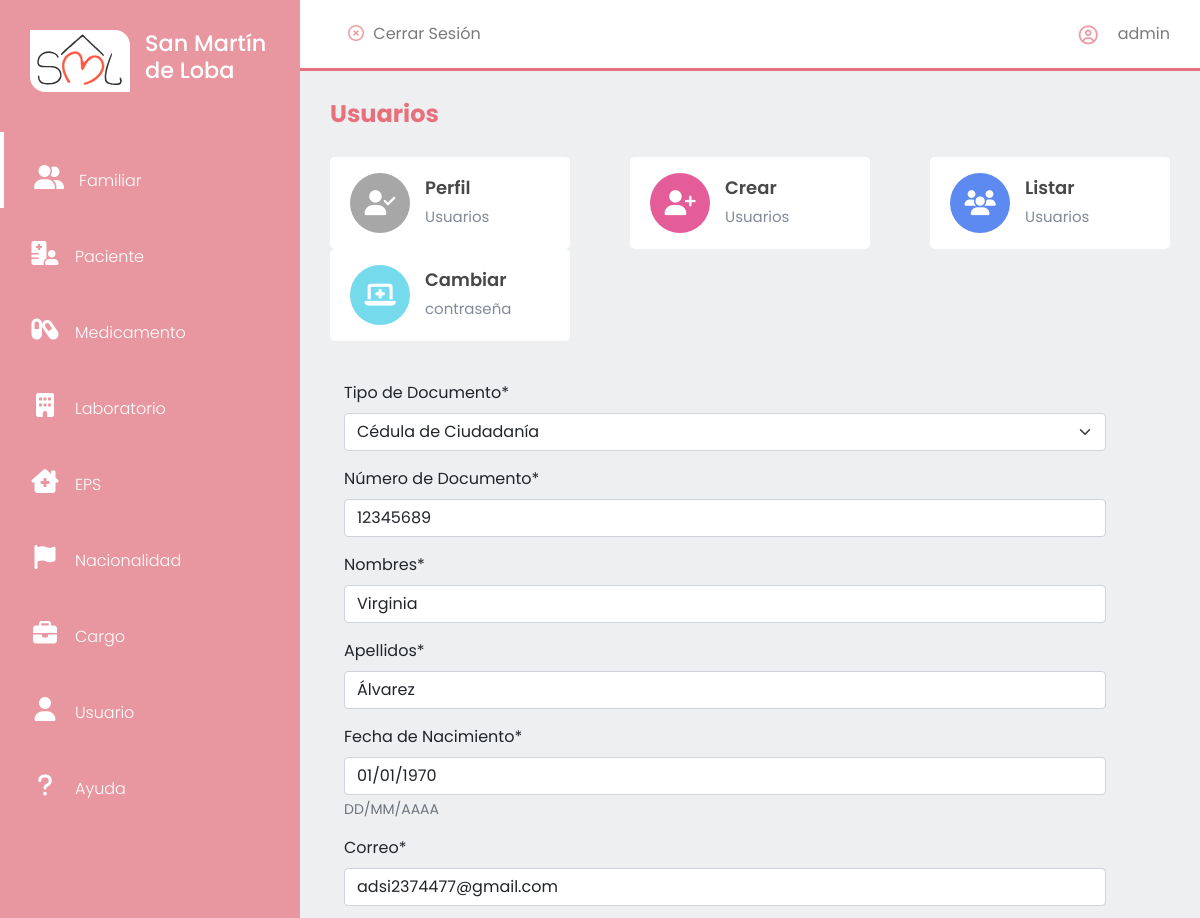
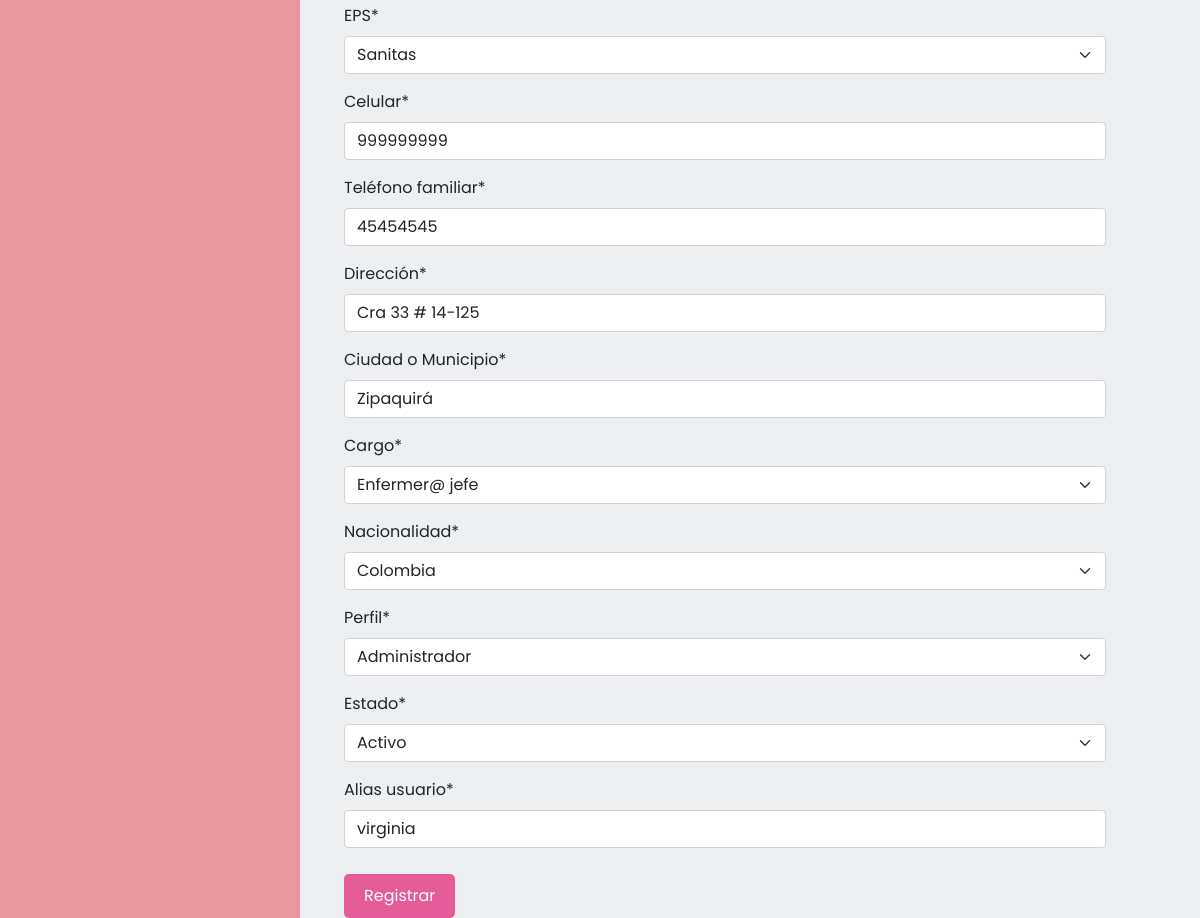
The app's page /usuarios/editar/1/ (signed in) with its own data (2 pictures, top to bottom).
### usuarios/models.py (models this page shows, shortened)
class Usuario(models.Model):
    class TipoDocumento(models.TextChoices):
        CC = 'C.C', _('Cédula de Ciudadanía')
        CE = 'C.E', _('Cédula de Extranjería')
        PS = 'PST', _('Pasaporte')
        TI = 'T.I', _('Tarjeta de Identidad')
        OT = 'Otro', _('Otro tipo de Documento')
    tipoDocumento = models.CharField(max_length = 4, choices = TipoDocumento.choices, default = TipoDocumento.CC, verbose_name = "Tipo de Documento")
    numDocumento = models.CharField(max_length = 50, unique = True, verbose_name = "Número de Documento")
    nombres = models.CharField(max_length = 60, verbose_name = "Nombres")
    apellidos = models.CharField(max_length = 60, verbose_name = "Apellidos")
    foto = models.ImageField(upload_to = 'images/', blank = True, default = 'images/default.png')
    fecha_nacimiento = models.DateField(verbose_name = "Fecha de Nacimiento", help_text = u"DD/MM/AAAA")
    correo = models.CharField(max_length = 60, unique = True, verbose_name = "Correo")
    eps = models.ForeignKey(Eps, on_delete = models.CASCADE, null = True, blank = False, verbose_name = 'EPS')
    celular = models.CharField(max_length = 20, verbose_name = "Celular")
    telefono_familiar = models.CharField(max_length = 20, verbose_name = "Teléfono familiar")
    direccion = models.CharField(max_length = 70, verbose_name = "Dirección")
    ciudad = models.CharField(max_length = 60, null = True, blank = False, verbose_name = 'Ciudad o Municipio')
    cargo = models.ForeignKey(Cargo, on_delete = models.CASCADE, null = True, blank = False, verbose_name = 'Cargo')
    nacionalidad = models.ForeignKey(Nacionalidad, on_delete = models.CASCADE, null = True, blank = False, verbose_name = 'Nacionalidad')
    class Perfil(models.TextChoices):
        ADMIN = 'admin', _('Administrador')
        USER = 'usuario', _('Usuario')
    perfil = models.CharField(max_length = 7, choices = Perfil.choices, default = Perfil.USER, null = True, blank = False, verbose_name = 'Perfil')
    class Estado(models.TextChoices):
        ACTIVO = '1', _('Activo')
        INACTIVO = '0', _('Inactivo')
    estado = models.CharField(max_length = 1, choices = Estado.choices, default = Estado.ACTIVO, verbose_name = "Estado")
    alias = models.CharField(max_length = 15, unique = True, null = True, blank = False, verbose_name = 'Alias usuario')
    user = models.ForeignKey(User, on_delete = models.CASCADE, null = True, blank = False)
    fechaCreacion = models.DateField(verbose_name = 'Fecha de Creación', null = True, blank = False, default = datetime.date.today)

### usuarios/views.py (the view)
# urls.py: path('editar/<int:pk>/', usuarios_editar, name = "usuarios-editar"),
@login_required
def usuarios_editar(request, pk):
    titulo = "Usuarios"
    usuario = Usuario.objects.get(id = pk)
    if request.method == "POST":
        form = UsuarioForm(request.POST, instance = usuario)
        if form.is_valid():
            form.save()
            messages.success(request, 'Usuario editado correctamente')
            return redirect('usuarios')
        else:
            print("Error al guardar")
    else:
        form = UsuarioForm(instance = usuario)
    context = {
        'titulo': titulo,
        'form': form,
        'url': '../../',
        'urlCrear': '../',
        'urlListar': '../../listar/'
    }
    return render(request, 'usuarios/usuarios-crear.html', context)

### usuarios/forms.py
class UsuarioForm(ModelForm):
    class Meta:
        model = Usuario
        exclude = ['user', 'foto', 'fechaCreacion']

### cargo/models.py (called while the page is built)
    def __str__(self)->str:
        return '%s' %(self.nombre)

### eps/models.py (called while the page is built)
    def __str__(self)->str:
        return '%s' %(self.nombre)

### nacionalidad/models.py (called while the page is built)
    def __str__(self)->str:
        return "%s" %(self.nombre)

### base/templates/usuarios/usuarios-crear.html (shortened to what this page needs)
{% extends 'partials/app.html' %}
{% load crispy_forms_tags %}
{% load static %}
{% block contenido %}
    {% include 'partials/sidebar.html' %}
    <section id="interface">
        {% if request.user.username == 'virginia' or request.user.username == 'admin'%}
        {% include 'partials/nav-app.html' %}
        <div class="container form">
            <form action="" method="POST" enctype="multipart/form-data">
                {{form|crispy}}
                <div>
                    <input type="submit" value="Registrar" class="btn-crear" id="btn-crear">
                </div>
            </form>
        </div>
        {% endif %}
    </section>
{% endblock contenido %}

### base/templates/partials/nav-app.html (shortened to what this page needs)
{% load static %}
<div class="navigation">
    <div class="n1">
        <div class="btn salir"><i class="far fa-times-circle"></i></i>
            <a href="{% url 'cerrarSesion' %}">Cerrar Sesión</a>
        </div>
    </div>
    <div class="profile">
        <i class="far fa-user-circle" style="color: rgba(230, 113, 124, .7);"></i>
        <span>{{ request.user.username }}</span>
    </div>
</div>
<h3 class="i-name">
    {{titulo}}
</h3>
<div class="values">
    <a class="vinculos" href="{{url}}">
        <div class="val-box">
            <i id="v1" class="fas fa-user-check"></i>
            <div>
                <h3>Perfil</h3>
                <span>{{titulo}}</span>
            </div>
        </div>
    </a>
    <a class="vinculos" href="{{urlCrear}}">
        <div class="val-box">
            <i id="v3" class="fas fa-user-plus"></i>
            <div>
                <h3>Crear</h3>
                <span>{{titulo}}</span>
            </div>
        </div>
    </a>
    <a class="vinculos" href="{{urlListar}}">
        <div class="val-box">
            <i id="v2" class="fas fa-users"></i>
            <div>
                <h3>Listar</h3>
                <span>{{titulo}}</span>
            </div>
        </div>
    </a>
    <a class="vinculos" href="{% url 'password_change' %}">
        <div class="val-box">
            <i id="v4" class="fas fa-laptop-medical"></i>
            <div>
                <h3>Cambiar</h3>
                <span>contraseña</span>
            </div>
        </div>
    </a>
</div>

### static/css/usuario.css (style rules this page uses)
* { margin: 0; padding: 0; box-sizing: border-box; font-family: 'Poppins', sans-serif; }
body { width: 100%; background: #eeeff1 !important; position: relative; display: flex; }
#interface { width: calc(100% - 300px); margin-left: 300px; position: relative; }
#interface .navigation { display: flex; align-items: center; justify-content: space-between; background: #fff; padding: 15px 30px; border-bottom: 3px solid #e6717c; position: fixed; width: calc(100% - 300px); z-index: 1; }
.salir i { margin: 0 5px; color:rgba(230, 113, 124, .7); }
.salir a { color: #7a7a7a; text-decoration: none; }
#interface .navigation .profile { display: flex; justify-content: flex-start; align-items: center; }
#interface .navigation .profile i { margin-right: 20px; font-size: 19px; font-weight: 400; }
#interface .navigation .profile span { color: #7a7a7a; }
.n1 { display: flex; justify-content: flex-start; align-items: center; }
.i-name { color: #e6717c; padding: 30px 30px 0 30px; font-size: 24px; font-weight: 700; margin-top: 70px; }
.vinculos { text-decoration: none; color: #000; }
.values { padding: 20px 30px; display: flex; justify-content: space-between; align-items: center; flex-wrap: wrap; }
.values .val-box { background: #fff; width: 240px; padding: 16px 20px; border-radius: 5px; display: flex; justify-content: flex-start; align-items: center; }
.values .val-box i { font-size: 25px; width: 60px; height: 60px; line-height: 60px; border-radius: 50%; text-align: center; color: #fff; margin-right: 15px; }
#v1 { background: #a7a7a7; }
#v2 { background: #5c8af0; }
#v3 { background: #e45d99; }
#v4 { background: #74daec; }
.values .val-box h3 { font-size: 18px; font-weight: 600; color: #484848; }
.values .val-box span { font-size: 15px; color: #828997; }

### static/css/usuario-crear.css (style rules this page uses)
.form { margin: 20px; width: 90%; }
.btn-crear { margin-top: 10px; background: #e45d99; padding: 10px 20px; border: none; color: white; border-radius: 5px; transition: .3s; }

### records on screen
Usuario: tipoDocumento "Cédula de Ciudadanía", numDocumento "12345689", nombres "Virginia", apellidos "Álvarez", fecha_nacimiento "01/01/1970", correo "adsi2374477@gmail.com", eps "Sanitas", celular "999999999", telefono_familiar "45454545", direccion "Cra 33 # 14-125", ciudad "Zipaquirá", cargo "Enfermer@ jefe", nacionalidad "Colombia", perfil "Administrador", estado "Activo", alias "virginia"

### other values on screen
{{ request.user.username }} "admin"
{{ titulo }} "Usuarios"
